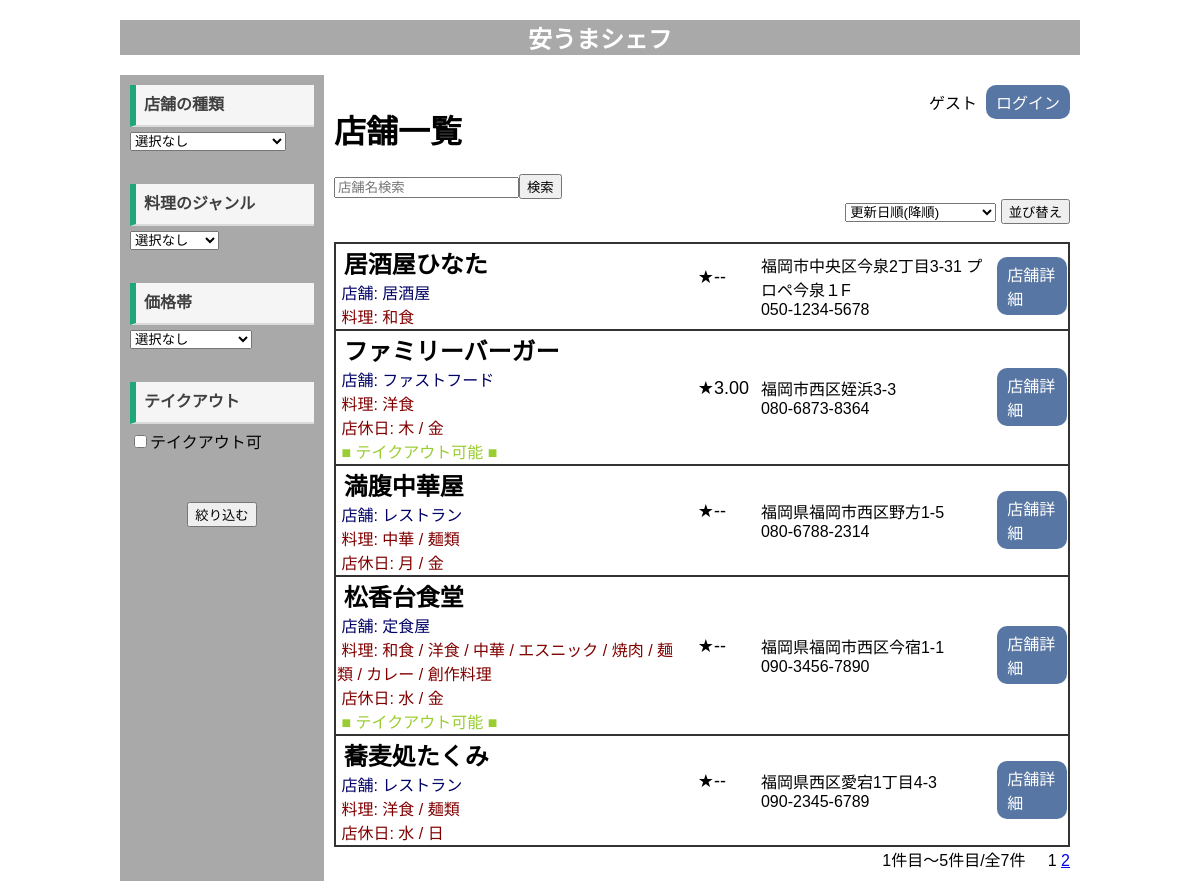
The page / on the database its author committed.
### tables this page shows
CREATE TABLE `t_rstinfo` (
  `RST_ID` bigint(20) NOT NULL COMMENT '店舗ID',
  `USER_ID` varchar(16) DEFAULT NULL COMMENT 'ユーザID',
  `RST_NAME` varchar(32) NOT NULL COMMENT '店舗名',
  `RST_ADDRESS` varchar(64) DEFAULT NULL COMMENT '住所',
  `RST_START` varchar(8) DEFAULT NULL COMMENT '営業開始時間',
  `RST_CLOSE` varchar(8) DEFAULT NULL COMMENT '営業終了時間',
  `RST_TELNUM` varchar(16) DEFAULT NULL COMMENT '電話番号',
  `RST_TYPE` int(2) DEFAULT NULL COMMENT '店舗の種類',
  `RST_PRICE` int(2) DEFAULT NULL COMMENT '価格帯',
  `RST_NOTE` varchar(128) DEFAULT NULL COMMENT '備考',
  `RST_TAKEOUT` int(2) DEFAULT NULL COMMENT 'テイクアウト可',
  `RST_HOLIDAY` int(8) DEFAULT NULL COMMENT '営業日',
  `RST_FOODGENRE` int(9) DEFAULT NULL COMMENT '料理のジャンル',
  `RST_DATE` datetime DEFAULT NULL COMMENT '最終更新日時'
);

### index.php (called while the page is built, shortened)
<?php
include('src/pg_header.php');
$action = 'rst_list';
include('src/' . $action . '.php');
include('src/pg_footer.php');

### src/rst_list.php (the view, shortened to what this page needs)
<?php
if (!isset($_SESSION['type'])) {
  $type = 0;
  $foodgenre = 0;
  $price = 0;
  $takeout = 0;
} else {
  $type = $_SESSION['type'];
  $foodgenre = $_SESSION['foodgenre'];
  $price = $_SESSION['price'];
  $takeout = $_SESSION['takeout'];
}
?>
<div class="container">
  <div class="side">
    <form action="?do=rst_list" method="post">
      <ul>
        <li>店舗の種類</li>
        <select name="type">
          <option value="0" <?php if ($type == 0) echo 'selected'; ?>> 選択なし</option>
        </select>
      </ul>
      <br>
      <ul>
        <li>料理のジャンル</li>
        <select name="foodgenre">
          <option value="0" <?php if ($foodgenre == 0) echo 'selected'; ?>> 選択なし</option>
        </select>
      </ul>
      <br>
      <ul>
        <li>価格帯</li>
        <select name="price">
          <option value="0" <?php if ($price == 0) echo 'selected'; ?>>選択なし</option>
        </select>
      </ul>
      <br>
      <ul>
        <li>テイクアウト</li>
        <input type="checkbox" name="takeout" value="1" <?php if ($takeout == 1) echo 'checked'; ?> />テイクアウト可
      </ul>
      <br>
      <p style="text-align:center"><input type="submit" value="絞り込む">
    </form>
  </div>
  <div class="main">
    <?php
    require_once('db_inc.php');
    echo '<div class="frame">';
    echo '<h1 style="display: inline-block;">店舗一覧</h1>';
    if (isset($_SESSION["user_id"])) {
      $loginuser = $_SESSION['user_id'];
      echo '<span style="text-align:right;">';
      echo '<a href="?do=nnpw&user_id=' . $user_id . '">' . $account_name . '&nbsp;(' . $user_nickname . ')</a>&nbsp;&nbsp;&nbsp;&nbsp;&nbsp;';
      if ($_SESSION['usertype_id'] === '1') {
        echo  '<a href="?do=rst_add" class="button">新規店舗登録</a>&nbsp;&nbsp;';
        echo  '<a href="?do=sys_logout" class="button">ログアウト</a>&nbsp;&nbsp;';
      } else if ($_SESSION['usertype_id'] === '2') {
        echo  '<a href="?do=manage" class="button">管理者ページ</a>&nbsp;&nbsp;';
      }
      echo '</span>';
    } else {
      echo '<span style="text-align:right;">';
      echo 'ゲスト&nbsp;&nbsp;';
      echo  '<a href="?do=sys_login" class="button">ログイン</a>';
      echo '</span>';
    }
    echo '</div>';
    if (!isset($_SESSION['keywd']))
      $keywd = '';
    else
      $keywd = $_SESSION['keywd'];
    echo '<form action="?do=rst_list" method="post">';
    printf('<input type="text" name="keywd" value="%s" placeholder="店舗名検索">', $keywd);
    echo '<input type="submit" value="検索">';
    echo '</form>';
    ?>
    <?php
    $rst_sort = isset($_POST['rst_sort_pull']) ? $_POST['rst_sort_pull'] : '1';
    if (!isset($_POST['rst_sort_pull'])) {
      $rst_sort = isset($_SESSION['rst_sort']) ? $_SESSION['rst_sort'] : '1';
    }
    ?>
    <form action="?do=rst_list" method="post" align="right">
      <select name="rst_sort_pull">
        <option value="1" <?php if ($rst_sort == 1) echo 'selected'; ?>>更新日順(降順)</option>
      </select>
      <input type="submit" value="並び替え">
    </form>
    <br>
    <?php
    if (!empty($_SESSION['keywd']) || !empty($type) || !empty($foodgenre) || !empty($price) || !empty($takeout) || !empty($favorite)) {
      $where = 'WHERE ';
      if (!empty($_SESSION['keywd'])) {
        $keywd = $_SESSION['keywd'];
        $where .= "RST_NAME like '%$keywd%' AND ";
      }
      if (!empty($foodgenre)) {
        $sql_g = "SELECT RST_FOODGENRE FROM t_rstinfo";
        $rs = $conn->query($sql_g);
        if (!$rs) die('エラー: ' . $conn->error);
        $c = 0;
        while ($row = $rs->fetch_assoc()) {
          $genre = $row['RST_FOODGENRE'];
          if (substr($genre, $foodgenre, 1) === '1') {
            $genre_array[$c++] = $genre;
          }
        }
        if (!empty($genre_array)) {
          $where .= "RST_FOODGENRE in (";
          foreach ($genre_array as $g) {
            $where .= "'{$g}', ";
          }
          $where = rtrim($where, ', ');
          $where .= ') AND ';
        }
        if (substr($where, -6) == 'WHERE ') {
          $where .= " RST_TYPE = '-1' AND ";
        }
      }
      if (!empty($type)) $where .= "RST_TYPE = '{$type}' AND ";
      if (!empty($price)) $where .= "RST_PRICE = '{$price}' AND ";
      if (!empty($takeout)) $where .= "RST_TAKEOUT = '{$takeout}' AND ";
      $where = rtrim($where, 'AND ');
      $sql = "SELECT t_rstinfo.RST_ID AS RST_ID,
      t_rstinfo.USER_ID, RST_NAME, RST_ADDRESS, RST_START, RST_CLOSE, RST_TELNUM, RST_TYPE, RST_PRICE, RST_NOTE, RST_TAKEOUT, RST_HOLIDAY, RST_FOODGENRE, RST_DATE
      FROM t_rstinfo LEFT OUTER JOIN t_review ON t_rstinfo.RST_ID = t_review.RST_ID $where";
    } else {
      $sql = "SELECT t_rstinfo.RST_ID AS RST_ID,
      t_rstinfo.USER_ID, RST_NAME, RST_ADDRESS, RST_START, RST_CLOSE, RST_TELNUM, RST_TYPE, RST_PRICE, RST_NOTE, RST_TAKEOUT, RST_HOLIDAY, RST_FOODGENRE, RST_DATE
      FROM t_rstinfo LEFT OUTER JOIN t_review ON t_rstinfo.RST_ID = t_review.RST_ID";
    }
    if ($rst_sort == 1) {
      $sql .= ' GROUP BY t_rstinfo.RST_ID ORDER BY RST_DATE DESC';
    } else if ($rst_sort == 2) {
      $sql .= ' GROUP BY t_rstinfo.RST_ID ORDER BY RST_DATE';
    } else if ($rst_sort == 3) {
      $sql .= ' GROUP BY t_rstinfo.RST_ID ORDER BY AVG(REVIEW_POINT) DESC, t_rstinfo.RST_DATE DESC';
    } else {
      $sql .= ' GROUP BY t_rstinfo.RST_ID ORDER BY AVG(REVIEW_POINT) IS NULL ASC, AVG(REVIEW_POINT) ASC, t_rstinfo.RST_DATE DESC';
    }
    $rs = $conn->query($sql);
    $num_rows = mysqli_num_rows($rs);
    $max_page = ceil($num_rows / MAX_ROWS);
    if ($num_rows == 0) {
      echo "<br>&nbsp;&nbsp;&nbsp;&nbsp;&nbsp;店舗が見つかりませんでした。<br>";
    } else {
      $page = isset($_GET['p']) ? $_GET['p'] : 1;
      $offset = ($page - 1)  * MAX_ROWS;
      $sql = sprintf("%s LIMIT %d OFFSET %d", $sql, MAX_ROWS, $offset);
      $rs = $conn->query($sql);
      $codes = [0 => '', 1 => '喫茶店', 2 => 'ファストフード', 3 => '居酒屋', 4 => 'バイキング', 5 => 'レストラン', 6 => 'ファミリーレストラン', 7 => '定食屋', 8 => 'その他'];
      echo '<table style="width: 100%">';
      while ($row = $rs->fetch_assoc()) {
        $rst_id = $row['RST_ID'];
        $sql_avg = "SELECT AVG(REVIEW_POINT) FROM t_review WHERE RST_ID='{$rst_id}'";
        $rs_avg = $conn->query($sql_avg);
        $row_avg = $rs_avg->fetch_assoc();
        if ($row_avg) {
          $averagepoint =  $row_avg['AVG(REVIEW_POINT)'];
        }
        $rst_foodgenre = $row['RST_FOODGENRE'];
        echo '<tr>';
        echo '<td>';
        echo '<b><font size="5">&nbsp;' .  $row['RST_NAME'] . '</font></b><br>';
        if ($row['RST_TYPE'] != '0') {
          echo '&nbsp;<font color="#000066">店舗: ' . $codes[$row['RST_TYPE']] . '</font><br>';
        }
        if ($row['RST_FOODGENRE'] != '100000000') {
          $fgtmp = '';
          if (substr($rst_foodgenre, 1, 1) === '1') $fgtmp .= '和食&nbsp;/&nbsp;';
          if (substr($rst_foodgenre, 2, 1) === '1') $fgtmp .= '洋食&nbsp;/&nbsp;';
          if (substr($rst_foodgenre, 3, 1) === '1') $fgtmp .= '中華&nbsp;/&nbsp;';
          if (substr($rst_foodgenre, 4, 1) === '1') $fgtmp .= 'エスニック&nbsp;/&nbsp;';
          if (substr($rst_foodgenre, 5, 1) === '1') $fgtmp .= '焼肉&nbsp;/&nbsp;';
          if (substr($rst_foodgenre, 6, 1) === '1') $fgtmp .= '麺類&nbsp;/&nbsp;';
          if (substr($rst_foodgenre, 7, 1) === '1') $fgtmp .= 'カレー&nbsp;/&nbsp;';
          if (substr($rst_foodgenre, 8, 1) === '1') $fgtmp .= '創作料理&nbsp;/&nbsp;';
          $fgtmp = substr($fgtmp, 0, -13);
          echo '&nbsp;<font color="#800000">料理: ' . $fgtmp . '</font><br>';
        }
        if ($row['RST_HOLIDAY'] != '11111111') {
          $rhtmp = '';
          if (substr($row['RST_HOLIDAY'], 1, 1) === '0') $rhtmp .= '月&nbsp;/&nbsp;';
          if (substr($row['RST_HOLIDAY'], 3, 1) === '0') $rhtmp .= '水&nbsp;/&nbsp;';
          if (substr($row['RST_HOLIDAY'], 4, 1) === '0') $rhtmp .= '木&nbsp;/&nbsp;';
          if (substr($row['RST_HOLIDAY'], 5, 1) === '0') $rhtmp .= '金&nbsp;/&nbsp;';
          if (substr($row['RST_HOLIDAY'], 7, 1) === '0') $rhtmp .= '日&nbsp;/&nbsp;';
          $rhtmp = substr($rhtmp, 0, -13);
          echo '&nbsp;<font color="#800000">店休日: ' . $rhtmp . '</font><br>';
        }
        if ($row['RST_TAKEOUT'] == 1) {
          echo '&nbsp;<font color="#9acd32">■&nbsp;テイクアウト可能&nbsp;■</font><br>';
        }
        echo '</td>';
        if ($averagepoint == '') {
          echo '<td><font size="4">★--&nbsp;&nbsp;</font><br>';
        } else {
          echo '<td><font size="4">★' . substr($averagepoint, 0, 4) . '&nbsp;&nbsp;</font><br>';
        }
        echo '&nbsp;' . '</td>';
        echo '<td>' . $row['RST_ADDRESS'] . '&nbsp;<br>';
        echo $row['RST_TELNUM'] . '</td>';
        echo '<td><a href="?do=rst_detail&rst_id=' . $rst_id . '" class="button">店舗詳細</a></td>';
      }
      echo '</table>';
      echo '<div style="text-align: right">';
      $pagef = 1 + ($page - 1) * 5;
      $pagel = $page * 5;
      echo $pagef . '件目～' . $pagel . '件目/全' . $num_rows . '件';
      for ($j = 1; $j <= $max_page; $j++) {
        if ($j == $page)
          echo $j, ' ';
        else
          printf('<a href="?do=rst_list&p=%d">%d</a> ', $j, $j);
      }
      echo '</div>';
    }
    ?>
  </div>
</div>

### src/pg_header.php (shortened to what this page needs)
<!DOCTYPE html>
<html>
<head>
  <link rel="stylesheet" TYPE="text/css" href="css/style.css">
</head>
<body>
 <div class="wrapper">
    <div id="navbar">
      <h2 align="center" class="sansfont">安うまシェフ</h2>
    </div>

### src/pg_footer.php
</div>
</body>
</html>

### css/style.css (style rules this page uses)
body { font-family: 'Noto Sans JP', sans-serif; }
.wrapper { margin-right: auto; margin-left: auto; max-width: 960px; padding-right: 10px; padding-left: 10px; }
#navbar { background-color: darkgray; color: white; text-align: right; vertical-align: middle; min-height: 20pt; }
.container { width: 100%; margin: 0 auto; display: flex; justify-content: space-between; }
.main { width: 80%; padding: 10px; background-color: #fff; }
.side { width: 20%; padding: 10px; background-color: darkgray; }
.button { color: #fff; background: #5876a3; padding: 5px 10px; display: inline-block; border-radius: 10px; text-decoration: none; }
.frame { display: flex; justify-content: space-between; }

### src/rst_list.php (style rules this page uses)
ul { margin: 0px 0px 15px 0px; padding: 0px 0px 0px 0px; }
li { color: #404040; border-left: solid 6px #1fa67a; border-bottom: solid 2px #dadada; background: whitesmoke; margin-bottom: 5px; line-height: 1.5; padding: 0.5em; list-style-type: none !important; font-weight: bold; }
table { border-collapse: collapse }
table tr { border: 2px solid #333; }

### rows shown on the page
t_rstinfo: RST_NAME "居酒屋ひなた", RST_TYPE "居酒屋", RST_FOODGENRE "和食", RST_ADDRESS "福岡市中央区今泉2丁目3-31 プロペ今泉１F", RST_TELNUM "050-1234-5678"
t_rstinfo: RST_NAME "ファミリーバーガー", RST_TYPE "ファストフード", RST_FOODGENRE "洋食", RST_HOLIDAY "木 / 金", RST_TAKEOUT "■ テイクアウト可能 ■", averagepoint "3.00", RST_ADDRESS "福岡市西区姪浜3-3", RST_TELNUM "080-6873-8364"
t_rstinfo: RST_NAME "満腹中華屋", RST_TYPE "レストラン", RST_FOODGENRE "中華 / 麺類", RST_HOLIDAY "月 / 金", RST_ADDRESS "福岡県福岡市西区野方1-5", RST_TELNUM "080-6788-2314"
t_rstinfo: RST_NAME "松香台食堂", RST_TYPE "定食屋", RST_FOODGENRE "和食 / 洋食 / 中華 / エスニック / 焼肉 / 麺類 / カレー / 創作料理", RST_HOLIDAY "水 / 金", RST_TAKEOUT "■ テイクアウト可能 ■", RST_ADDRESS "福岡県福岡市西区今宿1-1", RST_TELNUM "090-3456-7890"
t_rstinfo: RST_NAME "蕎麦処たくみ", RST_TYPE "レストラン", RST_FOODGENRE "洋食 / 麺類", RST_HOLIDAY "水 / 日", RST_ADDRESS "福岡県西区愛宕1丁目4-3", RST_TELNUM "090-2345-6789"

### other values the page prints
$pagef "1"
$pagel "5"
$num_rows "7"
